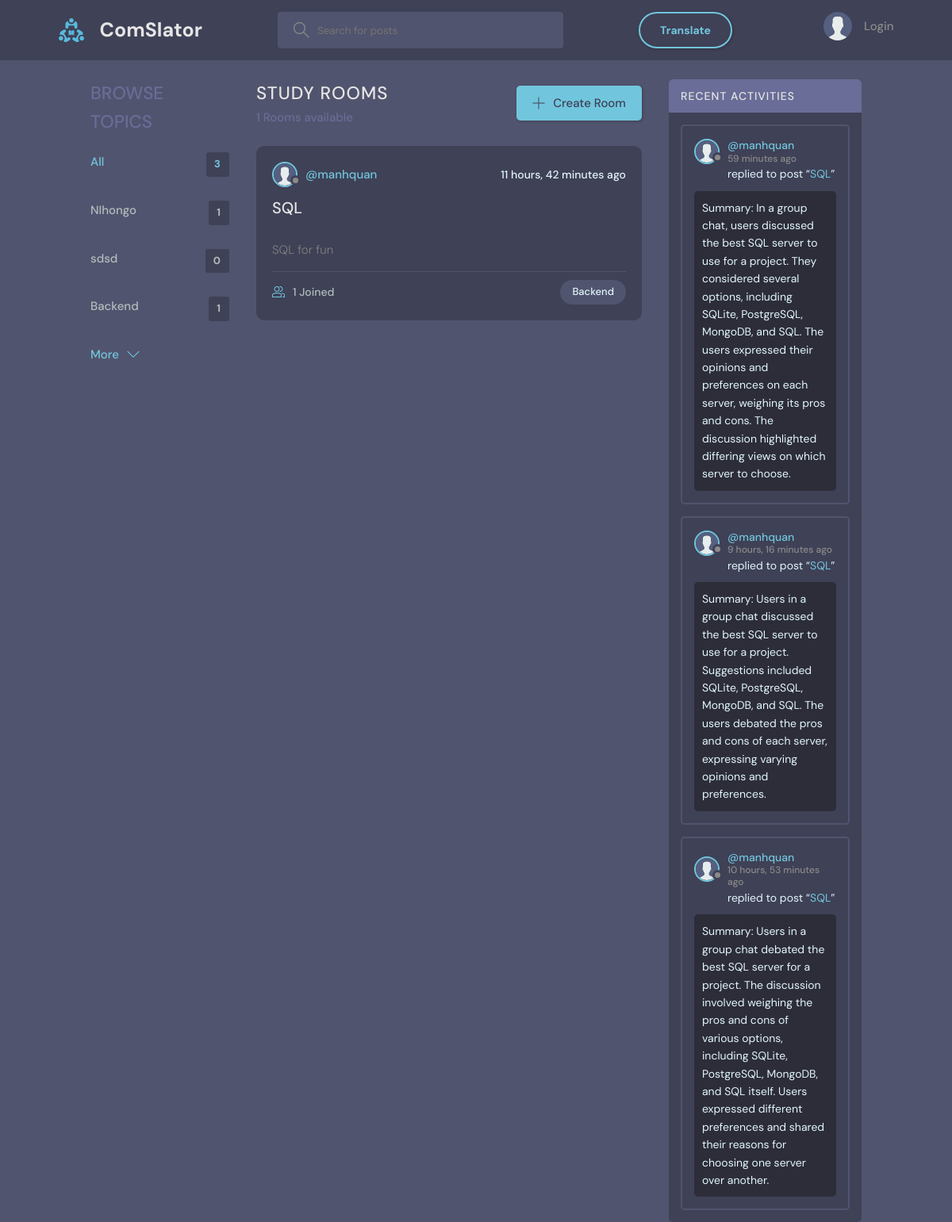
/?q=Backend, run on the app's committed database.
### base/models.py (models this page shows, shortened)
class Topic(models.Model):
    name = models.CharField(max_length=200)

class Room(models.Model):
    host = models.ForeignKey(User, on_delete=models.SET_NULL, null=True)
    topic = models.ForeignKey(Topic, on_delete=models.SET_NULL, null=True)
    name = models.CharField(max_length=200)
    description = models.TextField(null=True, blank=True)
    participants = models.ManyToManyField(User, related_name='participants', blank=True)
    call_room_id = models.CharField(max_length=100, unique=True, null=True, blank=True)
    updated = models.DateTimeField(auto_now=True)
    created = models.DateTimeField(auto_now_add=True)
    class Meta:
        ordering = ['-updated', '-created']
    def __str__(self):
        return self.name

class User(AbstractBaseUser):
    STATUS = [
        ('online', 'online'),
        ('offline', 'offline'),
    ]
    name = models.CharField(max_length=200, null=True)
    username   = models.CharField(max_length=200, null=True)
    email      = models.EmailField(unique=True, null=True)
    password   = models.CharField(max_length=100)
    birth_date = models.DateField(null=True)
    status     = models.CharField(choices=STATUS, max_length=50, default='offline')
    is_superuser = models.BooleanField(default=False)
    bio = models.TextField(null=True)
    avatar = models.ImageField(null=True, default="avatar.svg")
    timezone = models.CharField(max_length=50, default='UTC')
    USERNAME_FIELD = 'email'
    REQUIRED_FIELDS = ['username', 'password']
    objects = UserManager()

class Message(models.Model):
    user = models.ForeignKey(User, on_delete=models.CASCADE)
    room = models.ForeignKey(Room, on_delete=models.CASCADE)
    body = models.TextField()
    image = models.ImageField(upload_to="", null=True, blank=True)
    translated_body = models.TextField(null=True, blank=True)
    updated = models.DateTimeField(auto_now=True)
    created = models.DateTimeField(auto_now_add=True)
    class Meta:
        ordering = ['-updated', '-created']

### base/views.py (the view)
# urls.py: path('', views.home, name="home"),
def home(request):
    q = request.GET.get('q') if request.GET.get('q') != None else ''
    rooms = Room.objects.filter(
        Q(topic__name__icontains=q) |
        Q(name__icontains=q) |
        Q(description__icontains=q)
    )
    topics = Topic.objects.all()[0:5]
    room_count = rooms.count()
    room_messages = Message.objects.filter(
        Q(room__topic__name__icontains=q))[0:3]
    context = {'rooms': rooms, 'topics': topics,
               'room_count': room_count, 'room_messages': room_messages}
    return render(request, 'base/home.html', context)

### base/templates/base/home.html (shortened to what this page needs)
{% extends 'main.html' %}
{% block content %}
<main class="layout layout--3">
  <div class="container">
    {% include 'base/topics_component.html' %}
    <div class="roomList">
      <div class="roomList__header">
        <div>
          <h2>Study Rooms</h2>
          <p>{{room_count}} Rooms available</p>
        </div>
        <a class="btn btn--main" href="{% url 'create-room' %}">
          <svg version="1.1" xmlns="http://www.w3.org/2000/svg" width="32" height="32" viewBox="0 0 32 32">
            <title>add</title>
            <path
              d="M16.943 0.943h-1.885v14.115h-14.115v1.885h14.115v14.115h1.885v-14.115h14.115v-1.885h-14.115v-14.115z">
            </path>
          </svg>
          Create Room
        </a>
      </div>
      {% include 'base/feed_component.html' %}
    </div>
    {% include 'base/activity_component.html' %}
  </div>
</main>
{% endblock %}

### base/templates/base/topics_component.html
<div class="topics">
    <div class="topics__header">
        <h2>Browse Topics</h2>
    </div>
    <ul class="topics__list">
        <li>
            <a href="{% url 'home' %}" class="active">All <span>{{topics.count}}</span></a>
        </li>
        {% for topic in topics %}
        <li>
            <a href="{% url 'home' %}?q={{topic.name}}">{{topic.name}}<span>{{topic.room_set.all.count}}</span></a>
        </li>
        {% endfor %}
    </ul>
    <a class="btn btn--link" href="{% url 'topics' %}">
        More
        <svg version="1.1" xmlns="http://www.w3.org/2000/svg" width="32" height="32" viewBox="0 0 32 32">
            <title>chevron-down</title>
            <path d="M16 21l-13-13h-3l16 16 16-16h-3l-13 13z"></path>
        </svg>
    </a>
</div>

### base/templates/base/feed_component.html (shortened to what this page needs)
{% for room in rooms %}
<div class="roomListRoom">
  <div class="roomListRoom__header">
    <a
      href="{% url 'user-profile' room.host.id %}"
      class="roomListRoom__author"
    >
      <div class="avatar avatar--small">
        <img src="{{room.host.avatar.url}}" />
      </div>
      <span>@{{room.host.username}}</span>
    </a>
    <div class="roomListRoom__actions">
      <span>{{room.created|timesince}} ago</span>
    </div>
  </div>
  <div class="roomListRoom__content">
    <a href="{% url 'room' room.id %}">{{room.name}}</a>
  </div>
  <div class="roomListRoom__description">
    <a>{{room.description}}</a>
  </div>
  <div class="roomListRoom__meta">
    <a href="{% url 'room' room.id %}" class="roomListRoom__joined">
      {{room.participants.all.count}} Joined
    </a>
    <p class="roomListRoom__topic">{{room.topic.name}}</p>
  </div>
</div>
{% endfor %}

### base/templates/base/activity_component.html (shortened to what this page needs)
<div class="activities">
    <div class="activities__header">
        <h2>Recent Activities</h2>
    </div>
    {% for message in room_messages %}
    <div class="activities__box">
        <div class="activities__boxHeader roomListRoom__header">
            <a href="{% url 'user-profile' message.user.id %}" class="roomListRoom__author">
                <div class="avatar avatar--small">
                    <img src="{{message.user.avatar.url}}" />
                </div>
                <p>
                    @{{message.user.username}}
                    <span>{{message.created|timesince}} ago</span>
                </p>
            </a>
        </div>
        <div class="activities__boxContent">
            <p>replied to post “<a href="{% url 'room' message.room.id %}">{{message.room}}</a>”</p>
            <div class="activities__boxRoomContent">{{message.body}}</div>
        </div>
    </div>
    {% endfor %}
</div>

### static/styles/style1.css (style rules this page uses)
body { margin: 0; padding: 0; background-color: #51546e; color: #e1f6fb; font-family: "DM Sans", -apple-system, BlinkMacSystemFont, "Segoe UI", Roboto, Oxygen, Ubuntu, Cantarell, "Open Sans", "Helvetica Neue", sans-serif; }
main { width: 1400px; margin: 0 auto; height: 75vh; }
@media screen and (max-width: 1400px) { main { width: 90%; margin: 0 auto; } }

### data on the page
Topic: name "NIhongo", room_set.all.count "1"
Topic: name "sdsd", room_set.all.count "0"
Topic: name "Backend", room_set.all.count "1"
Room: host.avatar (placeholder picture), host.username "manhquan", created "11 hours, 42 minutes", name "SQL", description "SQL for fun", participants.all.count "1", topic.name "Backend"
Message: user.avatar (placeholder picture), user.username "manhquan", created "59 minutes", room "SQL", body "Summary: In a group chat, users discussed the best SQL server to use for a project. They considered several options, including SQLite, PostgreSQL, MongoDB, and SQL. The users expressed their opinions and preferences on each server, weighing its pros and cons. The discussion highlighted differing views on which server to choose."
Message: user.avatar (placeholder picture), user.username "manhquan", created "9 hours, 16 minutes", room "SQL", body "Summary: Users in a group chat discussed the best SQL server to use for a project. Suggestions included SQLite, PostgreSQL, MongoDB, and SQL. The users debated the pros and cons of each server, expressing varying opinions and preferences."
Message: user.avatar (placeholder picture), user.username "manhquan", created "10 hours, 53 minutes", room "SQL", body "Summary: Users in a group chat debated the best SQL server for a project. The discussion involved weighing the pros and cons of various options, including SQLite, PostgreSQL, MongoDB, and SQL itself. Users expressed different preferences and shared their reasons for choosing one server over another."

### other printed values
{{ topics.count }} "3"
{{ room_count }} "1"
